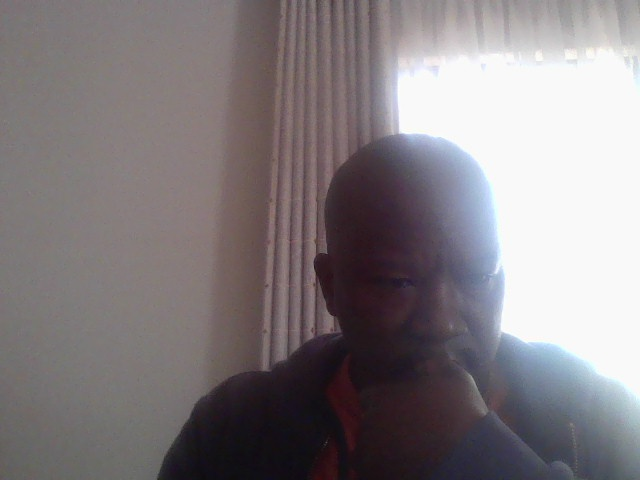
#> input picture computer-vision/frame_10.jpg, 640 x 480 px, given in place of the camera
$ python day101c.py
#> lines starting #> are read from the running program, lines starting #| are printed output that depends on the picture
### computer-vision/day101.py
from collections import OrderedDict
from scipy.spatial import distance as dist
import numpy as np
import cv2

class CentroidTracker:
    def __init__(self, max_disappeared=20, max_distance=75):
        self.next_object_id = 0
        self.objects = OrderedDict()
        self.disappeared = OrderedDict()
        self.max_disappeared = max_disappeared
        self.max_distance = max_distance

    # [4 lines left out: function register, not called in this run]

    def deregister(self, object_id):
        del self.objects[object_id]
        del self.disappeared[object_id]

    def update(self, bounding_boxes):
        if len(bounding_boxes) == 0:
            for object_id in list(self.disappeared.keys()):
                self.disappeared[object_id] += 1
                if self.disappeared[object_id] > self.max_disappeared:
                    self.deregister(object_id)
            return self.objects

        input_centroids = np.zeros((len(bounding_boxes), 2), dtype="int")
        for i, (x, y, w, h) in enumerate(bounding_boxes):
            cx = int(x + (w / 2.0))
            cy = int(y + (h / 2.0))
            input_centroids[i] = (cx, cy)

        if len(self.objects) == 0:
            for centroid in input_centroids:
                self.register(centroid)

        else:
            object_ids = list(self.objects.keys())
            object_centroids = list(self.objects.values())

            D = dist.cdist(np.array(object_centroids), input_centroids)
            rows = D.min(axis=1).argsort()
            cols = D.argmin(axis=1)[rows]

            used_rows = set()
            used_cols = set()

            for (row, col) in zip(rows, cols):
                if row in used_rows or col in used_cols:
                    continue
                if D[row, col] > self.max_distance:
                    continue

                object_id = object_ids[row]
                self.objects[object_id] = input_centroids[col]
                self.disappeared[object_id] = 0

                used_rows.add(row)
                used_cols.add(col)

            unused_rows = set(range(D.shape[0])) - used_rows
            unused_cols = set(range(D.shape[1])) - used_cols

            for row in unused_rows:
                object_id = object_ids[row]
                self.disappeared[object_id] += 1
                if self.disappeared[object_id] > self.max_disappeared:
                    self.deregister(object_id)

            for col in unused_cols:
                self.register(input_centroids[col])

        return self.objects

# [41 lines that do not run on import are left out]

### computer-vision/day101c.py
import cv2
from day101 import CentroidTracker

class BidirectionalCounter:
    def __init__(self, line_y):
        self.line_y = line_y
        self.previous_positions = {}
        self.resolved_ids = set()

        self.in_count = 0
        self.out_count = 0

    @property
    def net_occupancy(self):
        return self.in_count - self.out_count

    def update(self, tracked_objects):
        for object_id, (cx, cy) in tracked_objects.items():
            if object_id in self.resolved_ids:
                self.previous_positions[object_id] = cy
                continue

            if object_id in self.previous_positions:
                prev_cy = self.previous_positions[object_id]

                if prev_cy < self.line_y <= cy:
                    self.in_count += 1
                    self.resolved_ids.add(object_id)

                elif prev_cy > self.line_y >= cy:
                    self.out_count += 1
                    self.resolved_ids.add(object_id)

            self.previous_positions[object_id] =cy

        return self.in_count, self.out_count, self.net_occupancy

if __name__ == "__main__":
    MIN_CONTOUR_AREA = 3000
    LINE_Y = 240

    cap = cv2.VideoCapture(0)
    back_sub = cv2.createBackgroundSubtractorMOG2(detectShadows=True)
    tracker = CentroidTracker(max_disappeared=20, max_distance=75)
    counter = BidirectionalCounter(line_y=LINE_Y)
    kernel = cv2.getStructuringElement(cv2.MORPH_ELLIPSE, (15, 15))

    while True:
        ret, frame = cap.read()
#> frame is the input picture: shape (480, 640, 3); mean B, G, R 128.3, 125.2, 131.6
        if not ret:
            break

        fg_mask = back_sub.apply(frame)
#> fg_mask: shape (480, 640); every value is 127
        _, thresh = cv2.threshold(fg_mask, 200, 255, cv2.THRESH_BINARY)
#> thresh: shape (480, 640); every value is 0
        clean_mask = cv2.morphologyEx(thresh, cv2.MORPH_CLOSE, kernel)

        contours, _ = cv2.findContours(clean_mask, cv2.RETR_EXTERNAL, cv2.CHAIN_APPROX_SIMPLE)
#> contours = []

        boxes = []
        for c in contours:
            if cv2.contourArea(c) < MIN_CONTOUR_AREA:
                continue
            boxes.append(cv2.boundingRect(c))
            print(f"Frame: {len(boxes)} box(es) - areas: {[cv2.contourArea(c) for c in contours if cv2.contourArea(c) >= MIN_CONTOUR_AREA]}")
#> this loop made 0 passes
#> after the loop, boxes = []

        tracked_objects = tracker.update(boxes)
#> tracked_objects = 0 items
        in_count, out_count, net = counter.update(tracked_objects)
#> after the loop in update, `for object_id, (cx, cy) in tracked_objects.items():`: self.in_count = 0; self.previous_positions = 0 items
#> in_count = 0; out_count = 0; net = 0

        for (x, y, w, h) in boxes:
            cv2.rectangle(frame, (x, y), (x + w, y + h), (0, 255, 0), 2)

        for object_id, centroid in tracked_objects.items():
            cv2.putText(frame, f"ID {object_id}", (centroid[0] - 10, centroid[1] - 10),
                        cv2.FONT_HERSHEY_SIMPLEX, 0.6, (0, 255, 0), 2)
            cv2.circle(frame, centroid, 4, (0, 0, 255), -1)

        cv2.line(frame, (0, LINE_Y), (frame.shape[1], LINE_Y), (255, 0, 0), 2)
        cv2.putText(frame, f"IN: {in_count} OUT: {out_count} NET: {net}", (10, 30),
                    cv2.FONT_HERSHEY_SIMPLEX, 0.8, (0, 0, 255), 2)
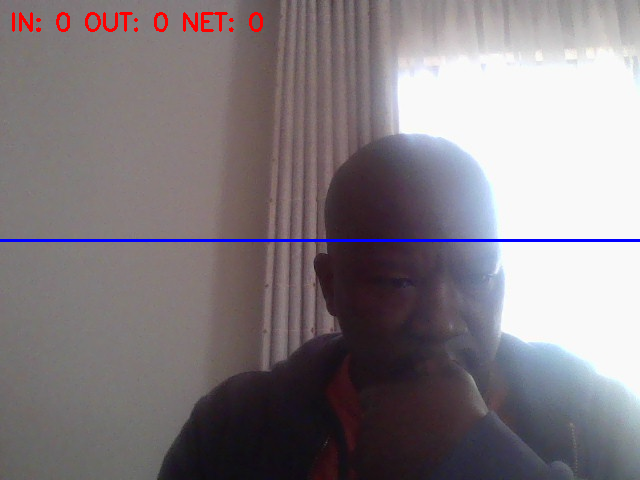
#> frame: shape (480, 640, 3); mean B, G, R 128.4, 123.8, 131.3

        cv2.imshow("Bidirectional Passenger Counter", frame)
        if cv2.waitKey(1) & 0xFF == ord('q'):
#> (key q is pressed here)
            break

    cap.release()
    cv2.destroyAllWindows()
